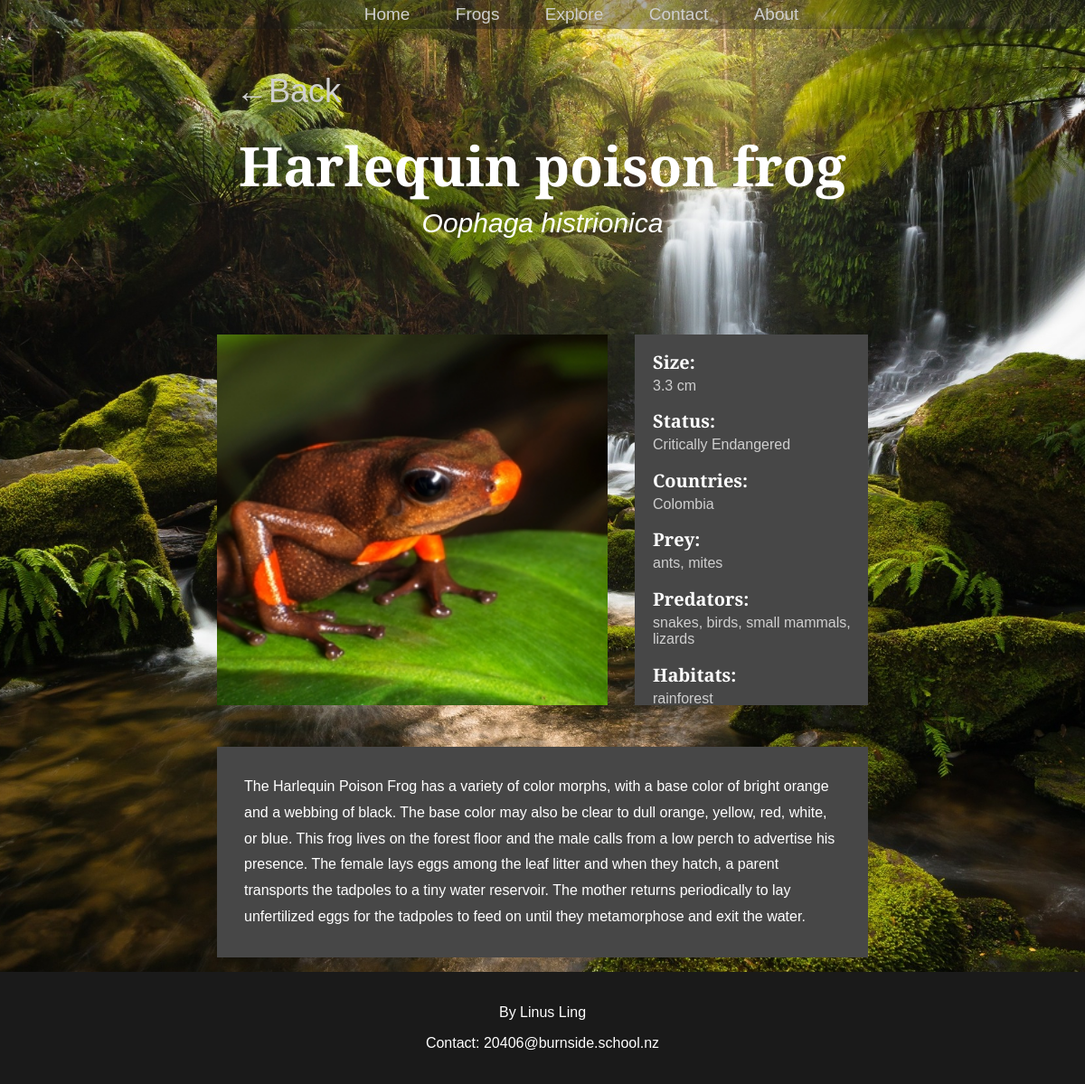
/frog/44, run on the app's committed database.
### tables this page shows
CREATE TABLE frogs (id INTEGER PRIMARY KEY AUTOINCREMENT, name VARCHAR, image TEXT, description TEXT, scientific_name VARCHAR, min_size NUMERIC, max_size NUMERIC, status INTEGER REFERENCES statuses (id));

CREATE TABLE statuses (id INTEGER PRIMARY KEY AUTOINCREMENT, name VARCHAR);

CREATE TABLE country (id INTEGER PRIMARY KEY AUTOINCREMENT, name VARCHAR);

CREATE TABLE prey (id INTEGER PRIMARY KEY AUTOINCREMENT, name VARCHAR);

CREATE TABLE predator (id INTEGER PRIMARY KEY AUTOINCREMENT, name VARCHAR);

CREATE TABLE habitat (id INTEGER PRIMARY KEY AUTOINCREMENT, name VARCHAR);

### routes.py (the view)
@app.route('/frog/<int:id>')
def frog(id):
    try:
        queries = [['SELECT * FROM frogs WHERE id=?', (id,)],
                   ['SELECT * FROM statuses WHERE id IN(SELECT status FROM frogs WHERE id =?)', (id,)],
                   ['SELECT * FROM country WHERE id IN(SELECT cid FROM FrogCountry WHERE fid =?)', (id,)],
                   ['SELECT * FROM prey WHERE id IN(SELECT pid FROM FrogPrey WHERE fid =?)', (id,)],
                   ['SELECT * FROM predator WHERE id IN(SELECT pid FROM FrogPredator WHERE fid =?)', (id,)],
                   ['SELECT * FROM habitat WHERE id IN(SELECT hid FROM FrogHabitat WHERE fid =?)', (id,)]]
        fetchall = [False, False, True, True, True, True, True]
        frog, status, country, prey, predator, habitat = fetch_data(queries, fetchall)
        if frog is None:    # page doesn't exist!
            return render_template("success.html", title="404", status="404", reason="Page not found")
        else:
            return render_template("frog.html",
                                   frog=frog, status=status,
                                   country=country, prey=prey,
                                   predator=predator, habitat=habitat)
    except OverflowError:
        return render_template("success.html", title="404", status="404", reason="Page not found")

### routes.py (called while the page is built)
def fetch_data(queries: list, fetchall: list):
    conn = sqlite3.connect('frog.db')
    cur = conn.cursor()
    results = []
    for index, query in enumerate(queries):
        try:
            cur.execute(query[0], query[1])
        except IndexError:
            cur.execute(query[0])
        if fetchall[index] is True:
            result = cur.fetchall()
        else:
            result = cur.fetchone()
        results.append(result)
    conn.close()
    return results

### templates/frog.html
{%extends "layout.html"%}
{%block content%}
<div class = "back_button" id = "frog_back">
    <a href = "javascript:history.back()"> ←Back</a>
</div>
<div class = "title">
    <h2>{{frog[1]}}</h2>
    <h3>{{frog[4]}}</h3>
</div>
<div class = "info_container">
    <img src = "/{{frog[2]}}" />
    <div class = "info">
        <h2>Size:</h2>
        {%if frog[5] != frog[6] %}
            <p>{{frog[5]}}-{{frog[6]}} cm</p>
        {%else%}
            <p>{{frog[6]}} cm<p>
        {%endif%}
        <h2>Status:</h2>
        <p>{{status[1]}}</p>
        <h2>Countries:</h2>
        <p>
            {%for item in country %}
                {{item[1]}}{{ "," if not loop.last }}
            {%endfor%}
        </p>
        <h2>Prey:</h2>
        <p>
            {%for item in prey %}
                {{item[1]}}{{ "," if not loop.last }}
            {%endfor%}
        </p>
        <h2>Predators:</h2>
        <p>
            {%for item in predator %}
                {{item[1]}}{{ "," if not loop.last }}
            {%endfor%}
        </p>
        <h2>Habitats:</h2>
        <p>
            {%for item in habitat %}
                {{item[1]}}{{ "," if not loop.last }}
            {%endfor%}
        </p>
    </div>
    <p class = "description">{{frog[3]}}</p>
</div>
{%endblock%}

### static/css/style.css (style rules this page uses)
body { margin: 0; min-height: 100vh; font-family: "Cormorant garamond", sans-serif; font-weight: 300; background: url("background.jpg") center/cover fixed no-repeat; color:#ffffff; display: flex; flex-direction: column; }
h2 { font-size: 33px; }
a { text-decoration: none; color: #cfcfcf; }
.back_button { position: relative; }
.back_button a { margin-top: 0; margin-left: 9%; padding-top: 20px; font-size: 36px; text-align: left; }
.back_button a::before { content: ''; display: block; height: 3px; background-color: #cfcfcf; margin-left: 9%; position: absolute; bottom:0; width: 0px; transition: all ease-in-out 250ms; }
.info_container { display: flex; flex-wrap: wrap; padding-top: 0px; margin: 0 20%; justify-content: center; gap: 30px; }
.title { text-align: center; padding: 20px 100px 100px 100px; }
.title h2 { padding: 0; margin: 0; font-size: 60px; }
.title h3 { margin: 6px; font-size: 30px; font-style: italic; font-weight: 2; }
.info_container img { object-fit: cover; width: 60%; flex-wrap: 1; height: 410px; }
.info { width: 30%; flex-grow: 1; padding-left: 20px; background-color: #474747; height: 410px; }
.info p { font-size: 16px; padding: 0; margin: 0; color: #cfcfcf; }
.info h2 { font-size: 20px; padding: 0; margin-bottom: 4px; }
.description { font-size: 16px; line-height: 1.8; padding: 30px; flex-basis: auto; background-color: #474747; }
#frog_back { margin-left: 14%; margin-top: 80px; }

### data on the page
frogs: name "Harlequin poison frog", scientific_name "Oophaga histrionica", max_size "3.3", description "The Harlequin Poison Frog has a variety of color morphs, with a base color of bright orange and a webbing of black. The base color may also be clear to dull orange, yellow, red, white, or blue. This frog lives on the forest floor and the male calls from a low perch to advertise his presence. The female lays eggs among the leaf litter and when they hatch, a parent transports the tadpoles to a tiny water reservoir. The mother returns periodically to lay unfertilized eggs for the tadpoles to feed on until they metamorphose and exit the water."
statuses: name "Critically Endangered"
country: name "Colombia"
prey: name "ants", last ","
prey: name "mites"
predator: name "snakes", last ","
predator: name "birds", last ","
predator: name "small mammals", last ","
predator: name "lizards"
habitat: name "rainforest"
